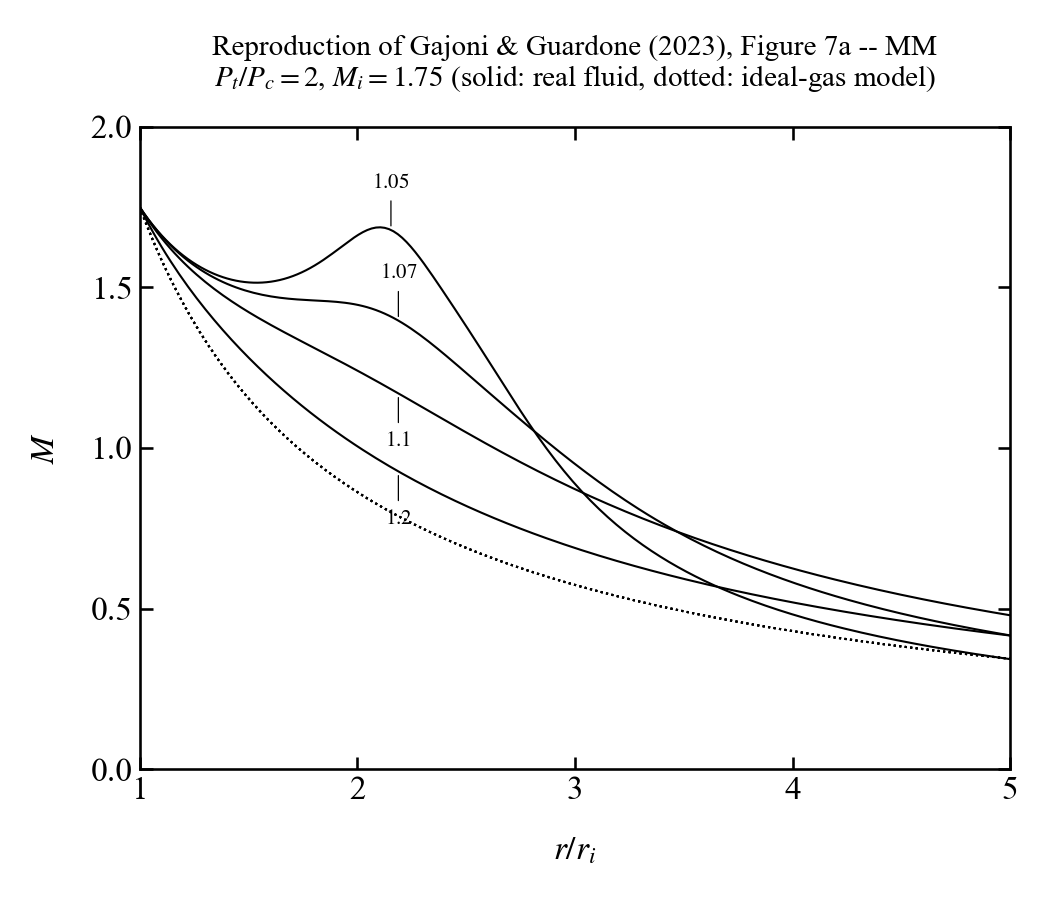

Python code for this plot:
"""
Reproduce Figure 7a of Gajoni & Guardone (JFM 2023): MM (hexamethyldi-
siloxane) in planar radial equilibrium, NON-ideal stagnation regime.

    Pt/Pc = 2.0
    Tt/Tc = 1.05, 1.07, 1.1, 1.2   (solid curves)
    M_i   = 1.75                   (supersonic inlet)
    r~ integrated from 1 to 5

Dotted curves: ideal-gas comparison model (Eq. 2.8), using
gamma_ideal = lim_{P->0} cp(Tc,P)/cv(Tc,P) (Eq. 3.1).

Unlike figure6a (Pt/Pc=0.5), here the flow states reach the J>0 region
in supersonic conditions for low Tt/Tc (closer to the non-ideal region),
so a NON-MONOTONE Mach number profile is expected for the lowest
Tt/Tc values -- the Mach number dips then rises again with r~, unlike
the monotonically-decreasing curves of figure6a. At higher Tt/Tc, the
stagnation state moves away from the non-ideal region and the profile
approaches the ideal-gas curve again.
"""

import numpy as np
import matplotlib.pyplot as plt
import jaxprop as jxp

from common import (
    get_fluid, gamma_of_rho, find_rho_for_mach, integrate_radial_equilibrium,
    ideal_gas_gamma, ideal_gas_mach_profile, label_curves_crossing,
)

jxp.set_plot_options(grid=False, minor_ticks=False)

FLUID_NAME = "MM"
M_I = 1.75
R_TILDE_END = 5.0
PT_OVER_PC = 2.0
TT_OVER_TC_VALUES = [1.05, 1.07, 1.1, 1.2]


def main():
    fluid = get_fluid(FLUID_NAME)
    Tc, Pc = fluid.critical_point.T, fluid.critical_point.p
    gamma_ideal = ideal_gas_gamma(fluid, Tc)
    print(f"MM: Tc={Tc:.2f} K, Pc={Pc:.1f} Pa, gamma_ideal(Tc)={gamma_ideal:.4f}")

    Pt = PT_OVER_PC * Pc

    fig, ax = plt.subplots(figsize=(7, 6))
    curves = []

    for Tt_over_Tc in TT_OVER_TC_VALUES:
        Tt = Tt_over_Tc * Tc
        stag = fluid.get_state(jxp.PT_INPUTS, Pt, Tt)
        s0, h0, rho_stag = stag.s, stag.h, stag.rho

        rho_i = find_rho_for_mach(fluid, M_I, s0, h0, rho_stag)
        r_tilde, rho, M = integrate_radial_equilibrium(fluid, s0, h0, rho_i, R_TILDE_END)
        ax.plot(r_tilde, M, "-", lw=1.0, color="black")

        M_ideal = ideal_gas_mach_profile(M_I, gamma_ideal, r_tilde)
        ax.plot(r_tilde, M_ideal, ":", lw=1.0, color="black")

        Gamma_path = np.array([gamma_of_rho(fluid, r, s0) for r in rho])
        J_path = 1.0 - Gamma_path - 1.0 / M**2
        monotone = np.all(np.diff(M) <= 1e-9)
        print(f"Tt/Tc={Tt_over_Tc}: Gamma in [{Gamma_path.min():.3f}, "
              f"{Gamma_path.max():.3f}], J in [{J_path.min():.3f}, "
              f"{J_path.max():.3f}], M {'monotone' if monotone else 'NON-MONOTONE'}")

        curves.append((Tt_over_Tc, r_tilde, M))

    # These curves CROSS each other (that's the non-monotone effect), so
    # use the crossing-aware labeler instead of the staggered one.
    label_curves_crossing(ax, curves, r_range=(1.3, R_TILDE_END - 0.3))

    ax.set_xlabel(r"$r/r_i$", fontsize=16)
    ax.set_ylabel(r"$M$", fontsize=16)
    ax.set_xlim(1, R_TILDE_END)
    ax.set_ylim(0, 2)
    ax.set_xticks([1, 2, 3, 4, 5])
    ax.set_yticks([0.0, 0.5, 1.0, 1.5, 2.0])
    ax.tick_params(axis="both", labelsize=16)
    ax.set_title("Reproduction of Gajoni & Guardone (2023), Figure 7a -- MM\n"
                  r"$P_t/P_c=2$, $M_i=1.75$ "
                  "(solid: real fluid, dotted: ideal-gas model)")
    plt.tight_layout()
    fig.savefig("figure7a_mm_nonideal.png", dpi=150)
    plt.show()


if __name__ == "__main__":
    main()
